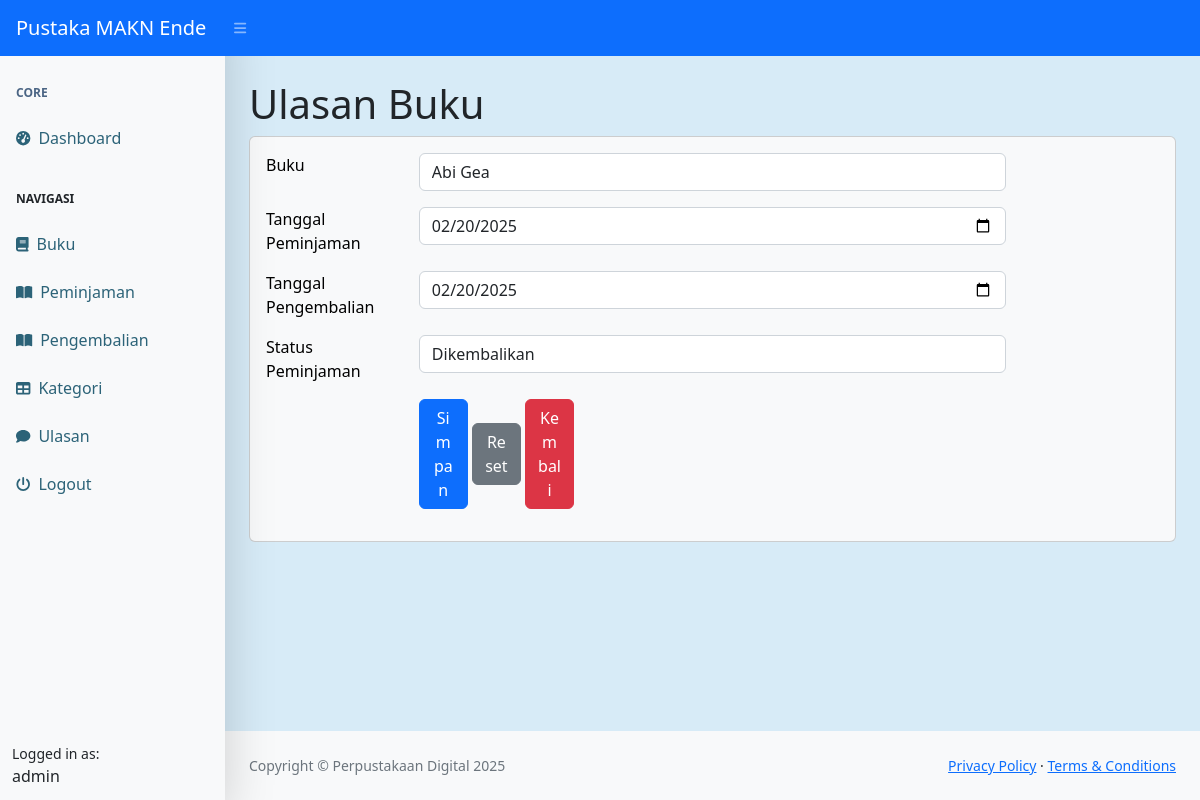
The app's page /dashboard.php?page=laporan_peminjaman_ubah&&id=222 (signed in) with its own data.
### tables this page shows
CREATE TABLE `peminjaman` (
  `id_peminjaman` int(11) NOT NULL,
  `tanggal_peminjaman` date DEFAULT current_timestamp(),
  `tanggal_pengembalian` date DEFAULT NULL,
  `status_peminjaman` enum('dipinjam','dikembalikan') DEFAULT 'dipinjam',
  `tanggal_jatuh_tempo` date DEFAULT NULL,
  `id_buku` int(11) NOT NULL,
  `id_user` int(11) NOT NULL
);

CREATE TABLE `buku` (
  `id_buku` int(11) NOT NULL,
  `id_kategori` int(11) DEFAULT NULL,
  `judul` varchar(255) DEFAULT NULL,
  `gambar` varchar(225) DEFAULT NULL,
  `penulis` varchar(255) DEFAULT NULL,
  `penerbit` varchar(255) DEFAULT NULL,
  `tahun_terbit` varchar(225) DEFAULT NULL,
  `isbn` varchar(225) DEFAULT NULL,
  `sinopsis` text DEFAULT NULL
);

### laporan_peminjaman_ubah.php (the view, shortened to what this page needs)
<h1 class="mt-4">Ulasan Buku</h1>
<div class="card text-bg-light">
    <div class="card-body">
        <div class="row">
            <form method="post">
                <?php
                    $id = $_GET['id'];
                    $query = mysqli_query($koneksi, "SELECT*FROM peminjaman WHERE id_peminjaman=$id");
                    $data = mysqli_fetch_array ($query);
                ?>
                <div class="row mb-3">
                        <div class="col-md-2">Buku</div>
                        <div class="col-md-8">
                            <select name="id_buku" class="form-control">
                                <?php
                                    $buk = mysqli_query($koneksi, "SELECT * FROM buku");
                                    while($buku = mysqli_fetch_array($buk)){
                                        ?>
                                        <option <?php if( $buku['id_buku'] == $data['id_buku'] ) echo 'selected'; ?> value="<?php echo $buku['id_buku']; ?>">
                                            <?php echo $buku['judul']; ?>
                                        </option>
                                        <?php
                                    }
                                ?>
                            </select>
                        </div>
                    </div>
                <div class="row mb-3">
                        <div class="col-md-2">Tanggal Peminjaman</div>
                        <div class="col-md-8">
                           <input type="date" class="form-control" value="<?=  $data['tanggal_peminjaman']; ?>" name="tanggal_peminjaman">
                        </div>
                </div>
                <div class="row mb-3">
                        <div class="col-md-2">Tanggal Pengembalian</div>
                        <div class="col-md-8">
                           <input type="date" class="form-control" value="<?=  $data['tanggal_pengembalian']; ?>" name="tanggal_pengembalian">
                        </div>
                </div>
                <div class="row mb-3">
                        <div class="col-md-2">Status Peminjaman</div>
                        <div class="col-md-8">
                           <select name="status_peminjaman" class="form-control">
                            <option value="dikembalikan" <?php if( $data['status_peminjaman'] == 'dikembalikan') echo'selected'; ?>>Dikembalikan</option>
                           </select>
                        </div>
                </div>
                <div class="row">
                    <div class="col-md-2"></div>
                    <div class="col-md-8 mb-2">
                       <button type="submit" class="btn btn-primary btn-md col-12 col-md-8 col-lg-1 mb-2" name="submit">Simpan</button>
                        <button type="reset" class="btn btn-secondary btn-md col-12 col-md-8 col-lg-1 mb-2">Reset</button>
                        <a href="?page=laporan" class="btn btn-danger btn-md col-12 col-md-8 col-lg-1 mb-2">Kembali</a>
                    </div>
                </div>
            </form>
        </div>
    </div>
</div>

### records on screen
peminjaman: id_buku "Abi Gea", tanggal_peminjaman "02/20/2025", tanggal_pengembalian "02/20/2025", status_peminjaman "Dikembalikan"

### other values on screen
$_SESSION['user']['nama'] "admin"
